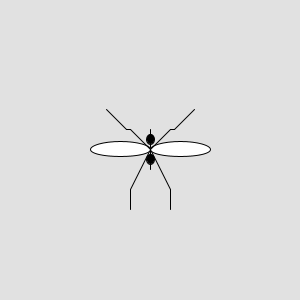
Frame 1 (no input)
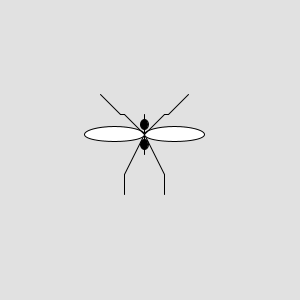
Frame 60 (the mouse pressed at the canvas centre just before this capture)
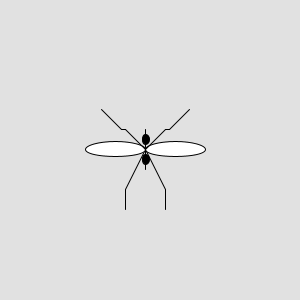
Frame 120 (the mouse held since frame 60 and released just before this capture)

The Processing sketch that drew these frames (run headless with seeded random() and noise(); from frame 60 on, the mouse is pressed at the canvas centre):

// Processing sketch: processing_56401
// ── processing_56401.pde

Fly bug;

void setup() {
  size(300, 300);
  smooth();
  bug = new Fly(width/2, height/2, 20, 30, 2);
}
void draw() {
bug.move();
bug.display();
}

class Fly {
  float x;
  float y;
  float h;
  float w;
  float speed;
  
  Fly(float ix, float iy, float ih, float iw, float ispeed) {
    x = ix;
    y = iy;
    h = ih;
    w = iw;
    speed =ispeed; 
  }
  void move() {
  x += random(-speed, speed);
  y += random(-speed, speed);
  }
  void display() {
  background(225);
  line(x, y-h, x, y+h);
  line(x, y, x-h, y+2*h);
  line(x, y, x+h, y+2*h);
  line(x-h, y+2*h, x-h, y+3*h);
  line(x+h, y+2*h, x+h, y+3*h);
  fill(0);
  ellipse(x, y-h/2, w/4, h/2);
  ellipse(x, y+h/2, w/4, h/2);
  fill(255);
  ellipse(x-w, y,2*w,w/2);
  ellipse(x+w, y,2*w,w/2);
  line(x, y, x-h, y-h);
  line(x, y, x+h, y-h);
  line(x-h, y-h, x-h-h/5,y-h );
  line(x+h, y-h, x+h+h/5,y-h );
  line(x-h-h/5, y-h, x-h-h/5-h, y-h-h);
  line(x+h+h/5, y-h, x+h+h/5+h, y-h-h);
  }
}
